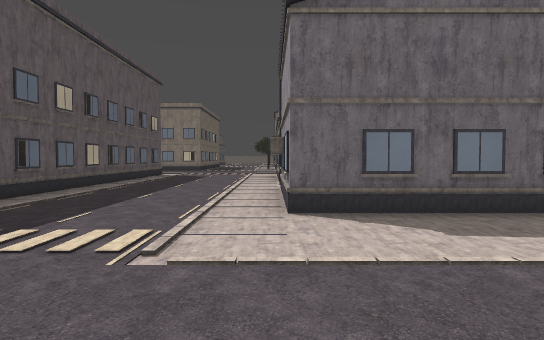
View 1 (above)

24 first-person views from a walk through a 3-D level made in the Godot game engine. The camera is 1.5 m above the floor, tilts 2° down and sees 75° across. The floor is counted in squares, 2 m on a side. Each view is taken from the middle of a square. On the plan, view 1 faces up. The plan holds only what a view shows up to about 11 squares ahead; the rest is blank. The place goes on beyond the plan.

View 2
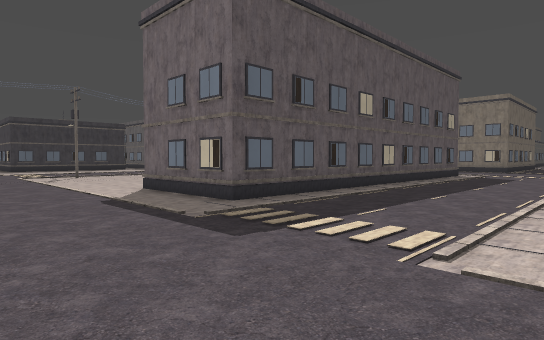

View 3
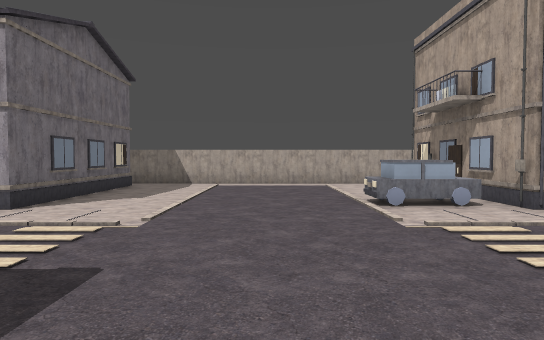

View 4
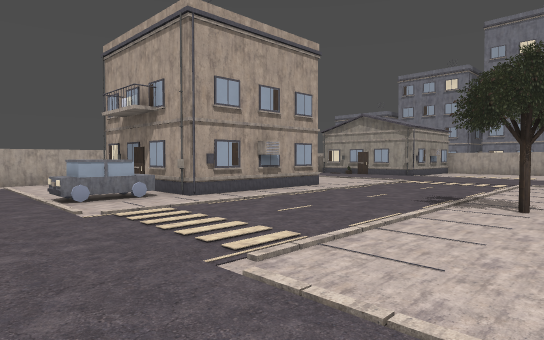

View 5
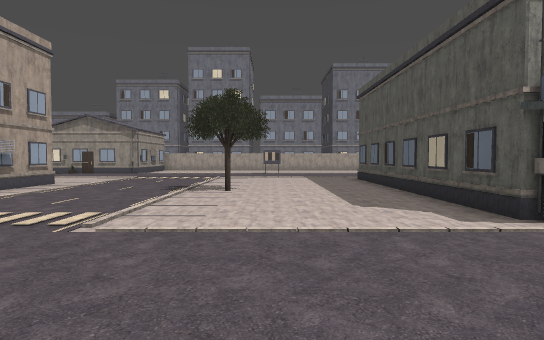

View 6
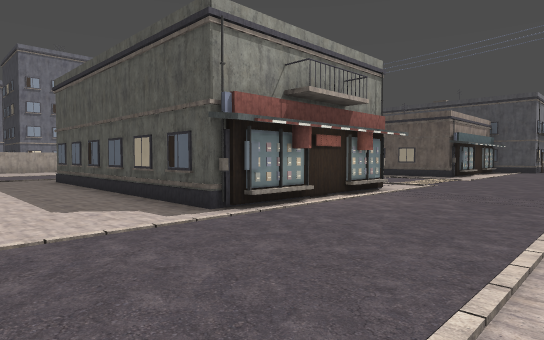

View 7
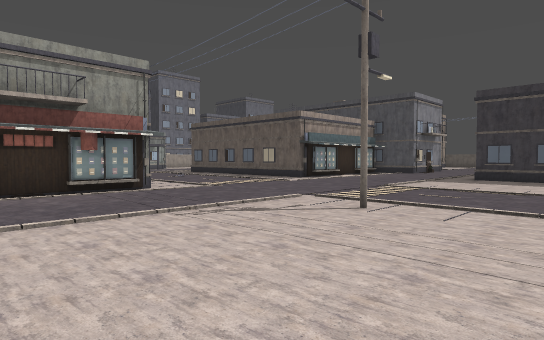

View 8
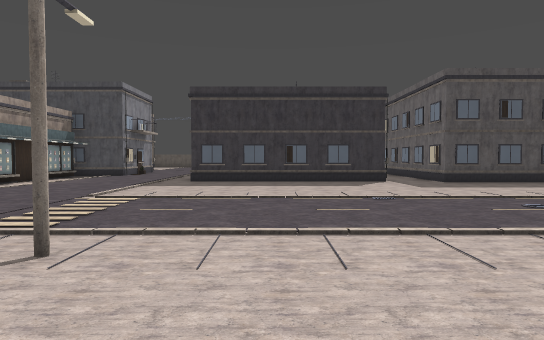

View 9
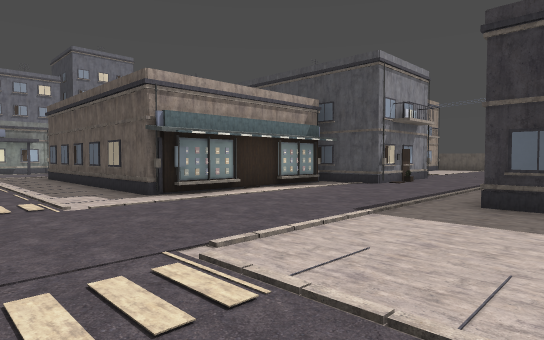

View 10
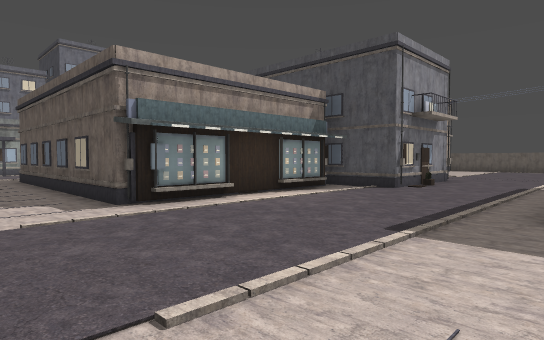

View 11
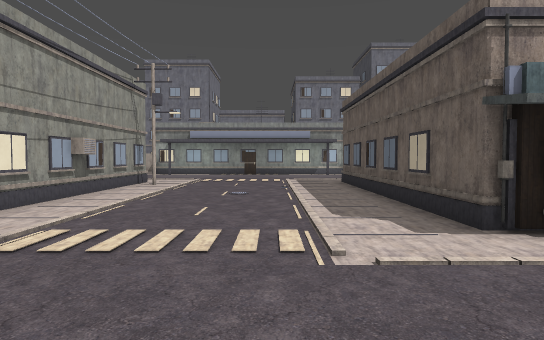

View 12
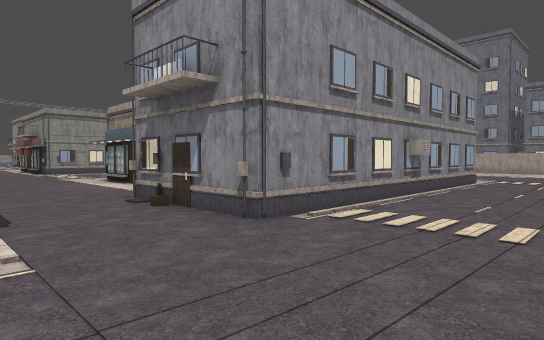

View 13
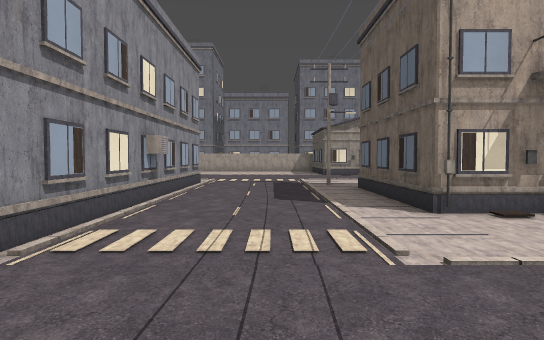

View 14
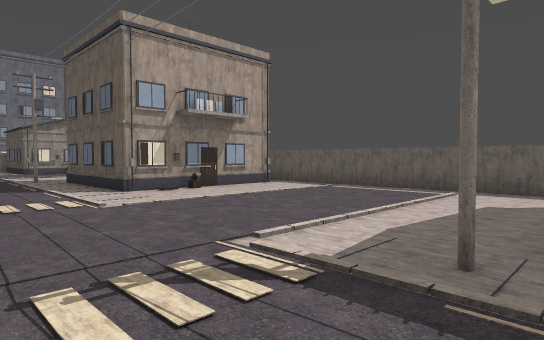

View 15
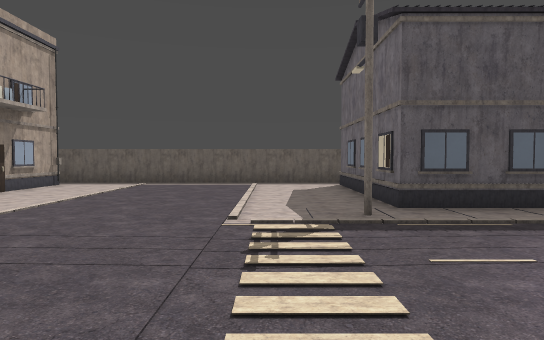

View 16
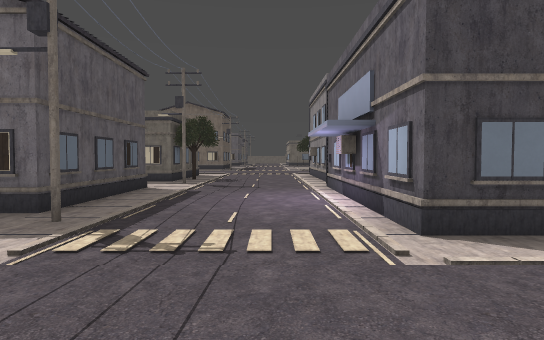

View 17
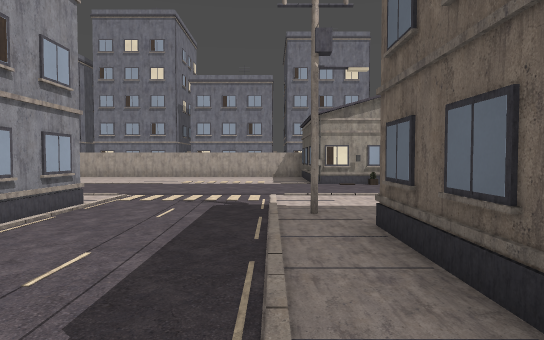

View 18
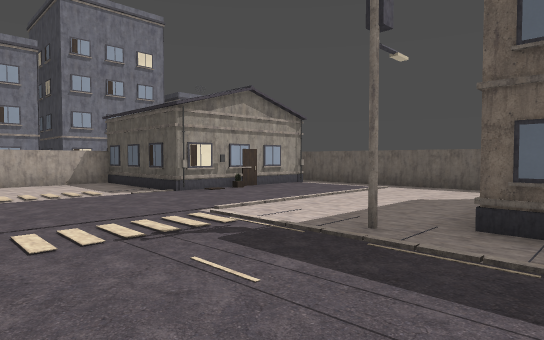

View 19
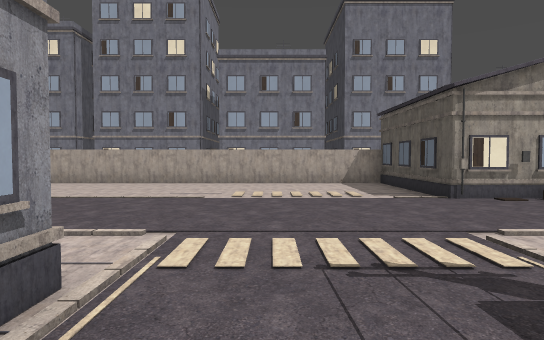

View 20
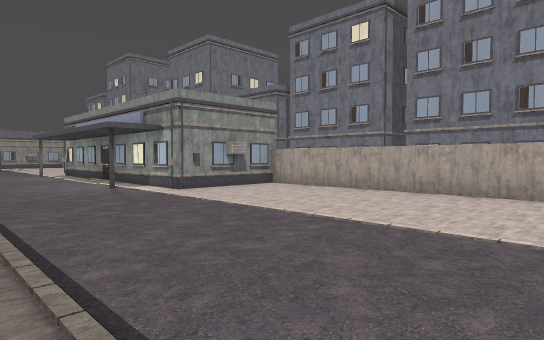

View 21
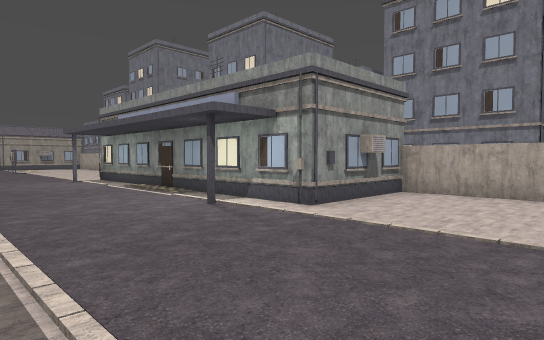

View 22
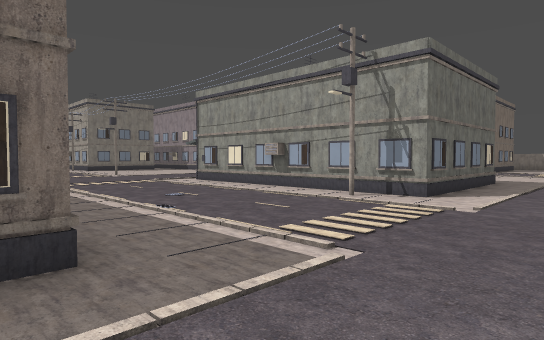

View 23
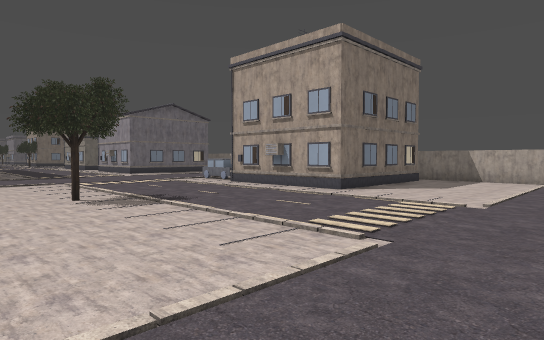

View 24
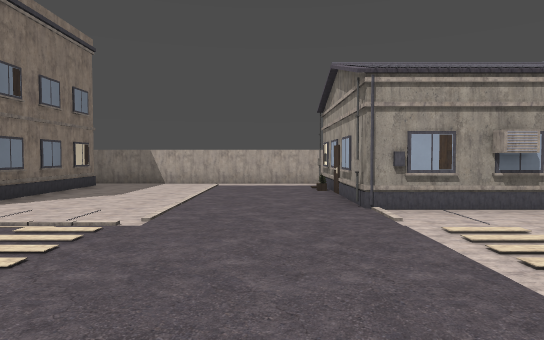

### Floor plan
Key: @ floor where view 1 was taken; # wall or solid block; . floor; = window, fence, low wall or low ledge; ^ raised ledge.
Columns run from 40 left of view 1 to 6 right of it. Each row starts with its distance up from view 1.
 11        ....      ......            #....
 10       #....#     .......           #.....
  9      #.....#     #........         #.....#
  8      =.....#     #.........        #.....=
  7      =.....#     #........... .    #....^
  6      =.....#     #............     #.....=
  5 #.####.....#     #.............    #.....####.#
  4 #.....#....##    #.......#......^##^..........#
  3 #.............................................#
  2 #.............................................#
  1 #.............................................#
  0 #..........###..........................@.....#
 -1 #..........= =.............####..........^....#
 -2 #..........= =.#####......##  ##.........^.   #
 -3 #.####.....=       #......#    #.........#### #
 -4      =.....=       =......#    #.........=
 -5      =.....^       =......#    #...#....^
 -6      =.....=       =......#    #.........=
 -7      #.....=       =......#    #.........####.#
 -8 #.....#....=       =......#    #..............#
 -9 #..........^       #......######..............#
-10 #.............................................#
-11 #.............................   .............#
-12 #............................    . ...........#
-13   ..................#.....#..       ..........#
-14   ====.....................          ....==== #
-15      =.............#=======           ...=
-16      =.............#                    .=
-17      #.............#
-18      ###############

Positions as (right, up) in squares from view 1, and headings:
1: (0, 0), facing up
2: (0, 0), facing up-left
3: (-5, 1), facing right
4: (-6, 1), facing down-right
5: (-6, 3), facing down
6: (-6, 3), facing down-left
7: (-10, 7), facing down-left
8: (-12, 6), facing left
9: (-17, 5), facing down-left
10: (-18, 4), facing down-left
11: (-18, 2), facing down
12: (-33, 3), facing down-right
13: (-32, 2), facing down
14: (-31, 5), facing down-left
15: (-29, 3), facing left
16: (-31, 0), facing up
17: (-33, -3), facing down
18: (-30, -6), facing down-left
19: (-31, -7), facing down
20: (-29, -10), facing down-right
21: (-25, -10), facing down-right
22: (-21, -12), facing up-right
23: (-7, -12), facing up-right
24: (-5, -12), facing right
